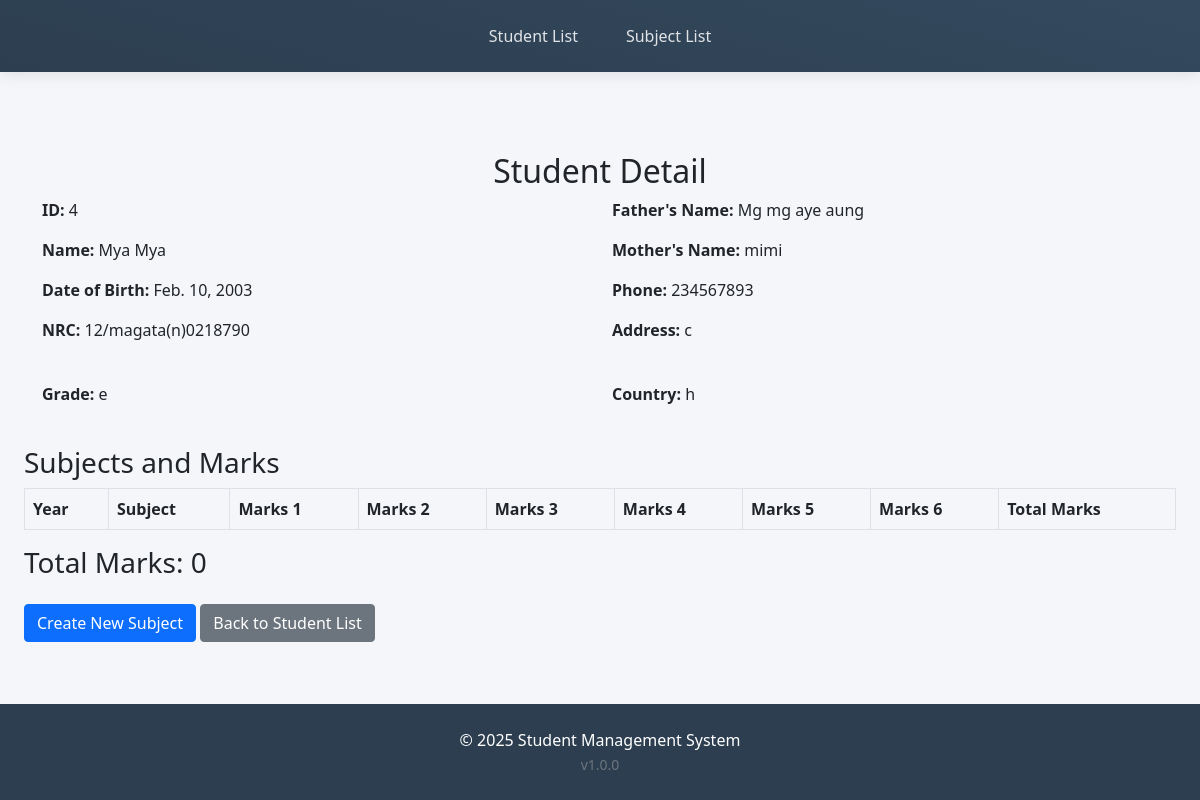
Page /management/students/4/ on the earlier database version.
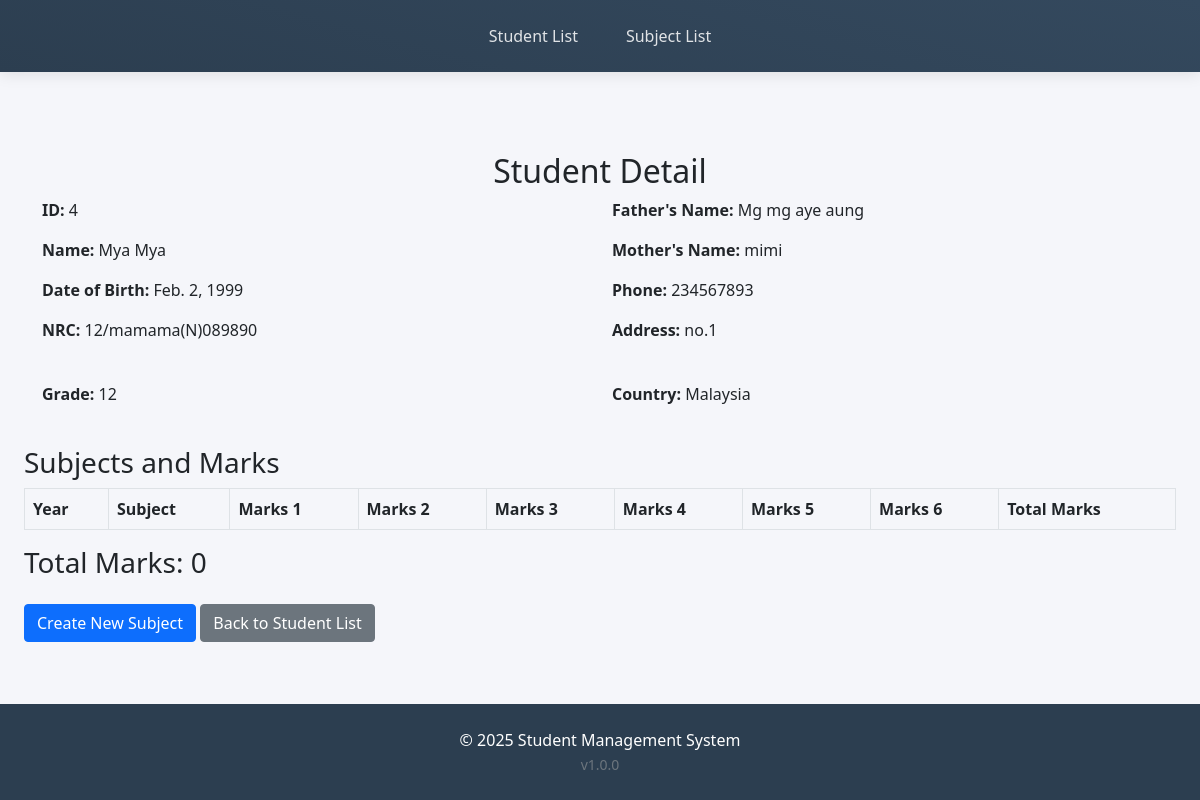
Same page on the later database version.
### student_app/models.py (models this page shows, shortened)
class Student(models.Model):
    name = models.CharField(max_length=100)
    dob = models.DateField()  # Date of Birth
    nrc = models.CharField(max_length=50, unique=True)  # National Registration Card number (assuming it's unique)
    father_name = models.CharField(max_length=100)
    mother_name = models.CharField(max_length=100)
    phone = models.CharField(max_length=15)  # Phone number
    address = models.TextField()  # Long address details
    grade = models.CharField(max_length=10)  # Grade (A, B, etc.)
    country = models.CharField(max_length=100)
    class Meta:
        verbose_name = "Student"
        verbose_name_plural = "Students"

### student_app/views.py (the view)
# urls.py: path('students/<int:student_id>/', views.student_detail, name='student_detail'),  # New detail view
def student_detail(request, student_id):
    student = get_object_or_404(Student, id=student_id)
    subjects = Subject.objects.filter(student=student)  # Fetch subjects for this student
    total_marks = 0
    for subject in subjects:
        total_marks += (subject.subject1_marks + subject.subject2_marks +
                        subject.subject3_marks + subject.subject4_marks +
                        subject.subject5_marks + subject.subject6_marks)
    return render(request, 'student/student_detail.html', {'student': student, 'subjects': subjects, 'total_marks': total_marks})

### templates/student/student_detail.html (shortened to what this page needs)
{% extends 'base.html' %}
{% block content %}
<div class="container mt-5">
    <h2 class="text-center">Student Detail</h2>
    <div class="row mb-4">
        <div class="col-md-6">
            <p><strong>ID:</strong> {{ student.id }}</p>
            <p><strong>Name:</strong> {{ student.name }}</p>
            <p><strong>Date of Birth:</strong> {{ student.dob }}</p>
            <p><strong>NRC:</strong> {{ student.nrc }}</p>
        </div>
        <div class="col-md-6">
            <p><strong>Father's Name:</strong> {{ student.father_name }}</p>
            <p><strong>Mother's Name:</strong> {{ student.mother_name }}</p>
            <p><strong>Phone:</strong> {{ student.phone }}</p>
            <p><strong>Address:</strong> {{ student.address }}</p>
        </div>
    </div>
    <div class="row mb-4">
        <div class="col-md-6">
            <p><strong>Grade:</strong> {{ student.grade }}</p>
        </div>
        <div class="col-md-6">
            <p><strong>Country:</strong> {{ student.country }}</p>
        </div>
    </div>
    </div>
  <h3>Subjects and Marks</h3>
  <table class="table table-bordered">
      <thead class="thead-light">
          <tr>
              <th>Year</th>
              <th>Subject</th>
              <th>Marks 1</th>
              <th>Marks 2</th>
              <th>Marks 3</th>
              <th>Marks 4</th>
              <th>Marks 5</th>
              <th>Marks 6</th>
              <th>Total Marks</th>
          </tr>
      </thead>
  </table>
  <h3>Total Marks: {{ total_marks }}</h3>
  <div class="mt-4">
      <a class="btn btn-primary" href="{% url 'create_subject' %}">Create New Subject</a>
      <a class="btn btn-secondary" href="{% url 'student_list' %}">Back to Student List</a>
  </div>
</div>
{% endblock %}

Differences in the rows shown:
changed Student "Mya Mya": dob "Feb. 10, 2003" → "Feb. 2, 1999"; nrc "12/magata(n)0218790" → "12/mamama(N)089890"; address "c" → "no.1"; grade "e" → "12"; country "h" → "Malaysia"
